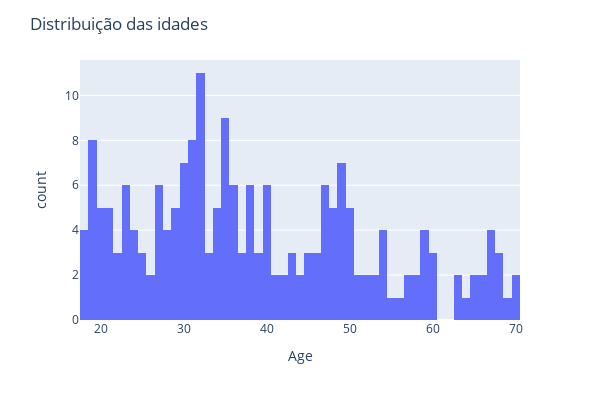

The code cell stored with this chart in its notebook:
### Code cell
# montando um histograma de idade
hist =  px.histogram (df,  x = "Age", nbins=60)
hist.update_layout(width=600,height=400,title_text='Distribuição das idades')
hist.show()

### Figure 1 — Plotly figure (JSON) as saved in the notebook; plotly's stock layout.template omitted (floating-point values rounded to 4 significant figures; data arrays with more than 128 entries replaced by an {"elided": "..."} marker saying what was removed)
{"data": [{"alignmentgroup": "True", "bingroup": "x", "hovertemplate": "Age=%{x}<br>count=%{y}<extra></extra>", "legendgroup": "", "marker": {"color": "#636efa", "pattern": {"shape": ""}}, "name": "", "nbinsx": 60, "offsetgroup": "", "orientation": "v", "showlegend": false, "type": "histogram", "x": {"elided": "200 int values"}, "xaxis": "x", "yaxis": "y"}], "layout": {"barmode": "relative", "height": 400, "legend": {"tracegroupgap": 0}, "margin": {"t": 60}, "title": {"text": "Distribuição das idades"}, "width": 600, "xaxis": {"anchor": "y", "domain": [0, 1], "title": {"text": "Age"}}, "yaxis": {"anchor": "x", "domain": [0, 1], "title": {"text": "count"}}}}
